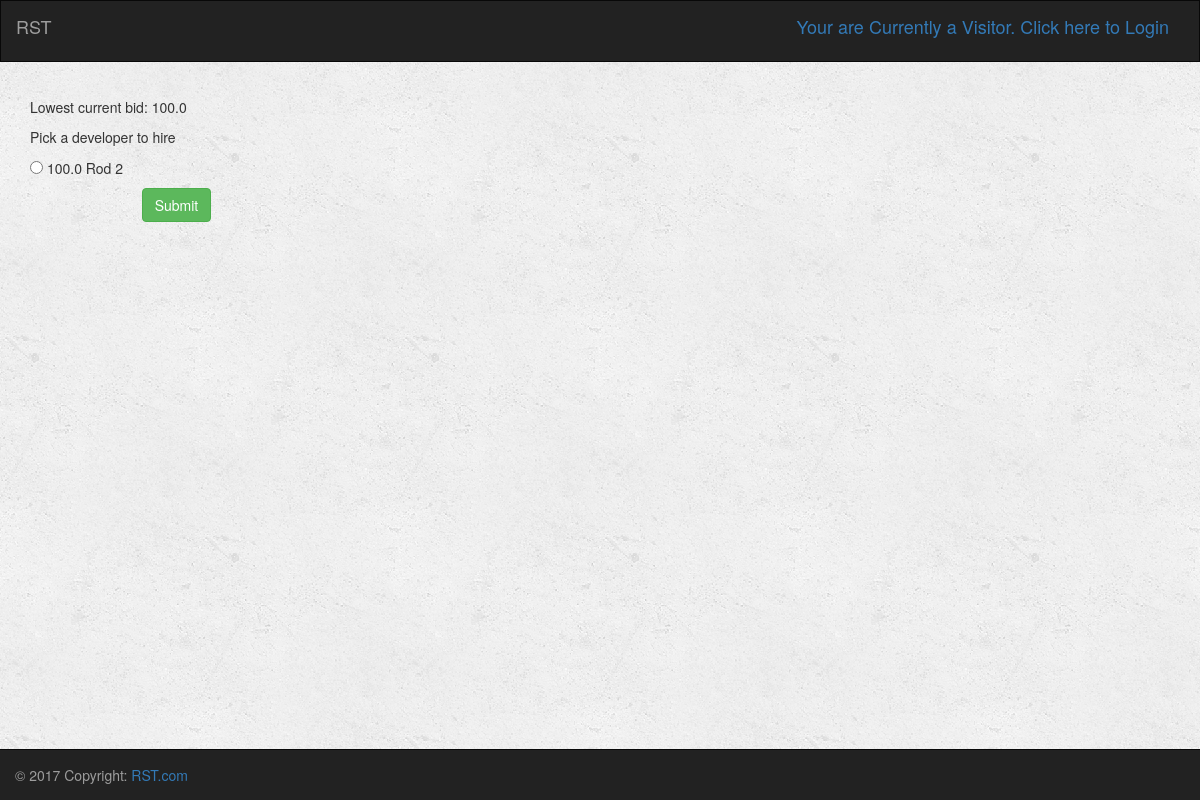
/turk/profile/2/job/2/bidder_list/, run on the app's committed database.
### turk/models.py (models this page shows, shortened)
class Job(models.Model):
    user = models.ForeignKey(User, on_delete=models.CASCADE, default=1)
    job_title = models.CharField(max_length=250)
    job_description = models.TextField()
    job_price = models.FloatField(default=0)
    is_complete = models.BooleanField(default=False) # job submitted
    is_late = models.BooleanField(default=False)
    is_rated = models.BooleanField(default=False)
    is_open = models.BooleanField(default=True) # Job is still open for bid
    lowest_bid = models.FloatField(validators=[MinValueValidator(0), MaxValueValidator(100000)], default=0)
    bid_deadline = models.DateTimeField(default=datetime.now()+timedelta(7))
    job_deadline = models.DateTimeField(default=datetime.now()+timedelta(21))

class Bidder(models.Model):
    job = models.ForeignKey(Job, on_delete=models.CASCADE)
    user = models.ForeignKey(User, on_delete=models.CASCADE, default=1)
    price = models.FloatField(validators=[MinValueValidator(1), MaxValueValidator(100000)], default=1)
    isHired = models.BooleanField(default=False)

class Profile(models.Model):
    user = models.OneToOneField(User, on_delete=models.CASCADE, default=1)
    name = models.CharField(max_length=250)
    age = models.IntegerField(default=0)
    GENDER_CHOICES = (
        ('Male', 'Male'),
        ('Female', 'Female')
    )
    gender = models.CharField(max_length=6, choices=GENDER_CHOICES, default='Male')
    email = models.CharField(max_length=250)
    resume = models.FileField()
    sample_work_or_bussiness_credential = models.FileField()
    RATING_CHOICES=(
        (1, 1),
        (2, 2),
        (3, 3),
        (4, 4),
        (5, 5),
    )
    rating = models.FloatField(choices=RATING_CHOICES, default=5)
    average_rating = models.FloatField(default=0)       # average of rating RECEIVED by others
    rating_count = models.IntegerField(default=0)       # count of rating RECEIVED by others
    total_rating = models.FloatField(default=0)         # total rating RECEIVED by others
    avg_give_rating = models.FloatField(default=0)      # average of rating GIVEN to others
    total_give_rating = models.FloatField(default=0)    # total of rating GIVEN to others
    total_give_count = models.FloatField(default=0)     # count of rating GIVEN to others
    money = models.FloatField(default=0)
    POSITION_CHOICES=(
        ('Temporary', 'Temporary'),
        ('Client', 'Client'),
        ('Developer', 'Developer'),
    )
    position = models.CharField(max_length=9, choices=POSITION_CHOICES, default='Temporary')
    DESIRED_POSITION_CHOICES=(
        ('Client', 'Client'),
        ('Developer', 'Developer'),
    )
    desired_position = models.CharField(max_length=9, choices=DESIRED_POSITION_CHOICES, default='Client')
    profile_picture = models.ImageField(default='default.png')
    interest = models.TextField()
    isBlackListed = models.BooleanField(default=False)
    INTEREST_CHOICES=(
        ('Being Human', 'Being Human'),
        ('Software Development', 'Software Development'),
        ('Video Games', 'Video Games'),
        ('Social Media', 'Social Media'),
        ('Food', 'Food'),
        ('Party', 'Party'),
        ('Entrepreneurship', 'Entrepreneurship'),
        ('Money', 'Money'),
    )
    interest = MultiSelectField(choices=INTEREST_CHOICES, default="Being Human")
    honor_Early_Bird = models.BooleanField(default=False)
    honor_Hard_Worker = models.BooleanField(default=False)
    honor_MILLIONAIRE = models.BooleanField(default=False)
    honor_Job_Supplier = models.BooleanField(default=False)
    honor_Veteran = models.BooleanField(default=False)
    honor_toohardman = models.BooleanField(default=False)
    honor_Cold_Headed_Tim = models.BooleanField(default=False)
    honor_Novice = models.BooleanField(default=True)
    honor_Normie = models.BooleanField(default=False)
    honor_General = models.BooleanField(default=False)
    honor_Lurker = models.BooleanField(default=False)
    num_early = models.IntegerField(default=0)      # number of time dev delivered early
    money_earned = models.FloatField(default=0)     # amount of money dev made
    num_post = models.IntegerField(default=0)       # number of total posts client posted
    num_post_ex = models.IntegerField(default=0)    # number of expired posts client posted
    acc_created = models.DateTimeField(default=datetime.now())   # date of when acc made
    warn_poor = models.BooleanField(default=False)  # avg rating <=2 for >=5 projects
    warn_eval = models.BooleanField(default=False)  # avg rating to others <2 or >4 for >=8 projects
    warn_money = models.BooleanField(default=False) # not enough money to pay
    warn_final = models.BooleanField(default=False) # final warning, next login = gg

### turk/views.py (the view, shortened to what this page needs)
# urls.py: url(r'^profile/(?P<user_id>[0-9]+)/job/(?P<job_id>[0-9]+)/bidder_list/$', views.bidder_list, name='bidder_list'),
def bidder_list(request, user_id, job_id):
    user = get_object_or_404(User, pk=user_id)
    job = Job.objects.get(pk=job_id)
    super_user = get_object_or_404(User, pk=1)
    bid_list = job.bidder_set.all().order_by('price')
    context = {
        'user': user,
        'job': job,
        'bid_list': bid_list,
    }
    return render(request, 'turk/bidder_list.html', context)

### turk/templates/turk/bidder_list.html (shortened to what this page needs)
{% extends 'turk/base.html' %}
{% block body %}
    <div class="container-fluid">
        <div class="row">
            <div class="col-sm-12 col-md-7">
                <div class="=panel panel-default">
                    <div class="panel-body">
                        <form class="form-horizontal" action="" method="post" enctype="multipart/form-data">
                            {% if job.lowest_bid > 0 %}
                                <p>Lowest current bid: {{job.lowest_bid}}</p>
                            {% else %}
                                <p>Lowest current bid: None</p>
                            {% endif %}
                            <p>Pick a developer to hire</p>
                            {% for bidder in bid_list %}
                                <p><input type="radio" value= {{bidder.user.id}},{{bidder.price}},{{bidder.id}},{{job.lowest_bid}} name="bidder"> {{bidder.price}} {{bidder.user.profile.name}} {{bidder.id}} </input></p>
                            {% endfor %}
                            {% if bid_list %}
                            <div class="form-group">
                                <div class="col-sm-offset-2 col-sm-10">
                                    <button type="submit" class="btn btn-success">Submit</button>
                                </div>
                            </div>
                            {% endif %}
                        </form>
                    </div>
                </div>
            </div>
        </div>
    </div>
{% endblock %}

### turk/static/turk/style.css (style rules this page uses)
body { background: white url("images/background.png"); }

### data on the page
Job: lowest_bid "100.0"
Bidder: price "100.0", user.profile.name "Rod", id "2"
